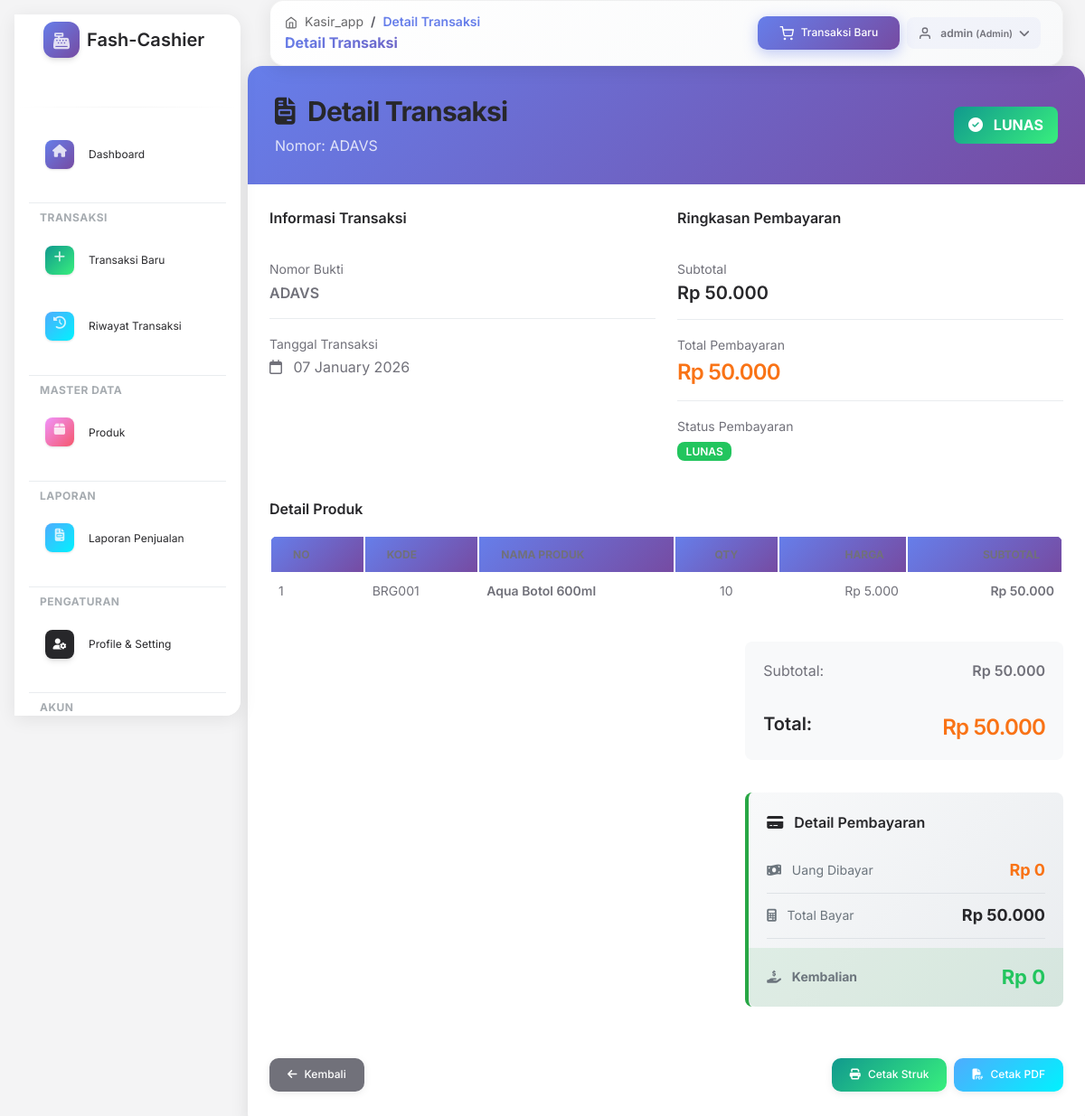
/admin/detail_transaksi.php?id=15 (signed in), run on the app's committed database.
### tables this page shows
CREATE TABLE `transaksi` (
  `id` int(11) NOT NULL,
  `nomor_bukti` varchar(30) NOT NULL,
  `tanggal` date NOT NULL,
  `total_bayar` int(11) NOT NULL,
  `diskon` decimal(10,2) DEFAULT 0.00,
  `uang_bayar` decimal(10,2) DEFAULT 0.00,
  `kembalian` decimal(10,2) DEFAULT 0.00,
  `status_bayar` enum('BELUM LUNAS','LUNAS') DEFAULT 'BELUM LUNAS'
);

CREATE TABLE `detail_transaksi` (
  `id` int(11) NOT NULL,
  `transaksi_id` int(11) NOT NULL,
  `produk_id` int(11) NOT NULL,
  `qty` int(11) NOT NULL,
  `harga` int(11) NOT NULL,
  `subtotal` int(11) NOT NULL
);

CREATE TABLE `produk` (
  `id` int(11) NOT NULL,
  `kode_barang` varchar(20) NOT NULL,
  `nama_produk` varchar(100) NOT NULL,
  `kategori_id` int(11) NOT NULL,
  `harga` int(11) NOT NULL,
  `foto` varchar(255) DEFAULT NULL
);

### admin/detail_transaksi.php (the view, shortened to what this page needs)
<?php
require_once '../lib/auth.php';
$id = isset($_GET['id']) ? intval($_GET['id']) : 0;
$query_transaksi = "SELECT * FROM transaksi WHERE id = $id";
$result_transaksi = mysqli_query($conn, $query_transaksi);
$transaksi = mysqli_fetch_assoc($result_transaksi);
$query_detail = "SELECT
                    dt.*,
                    p.nama_produk,
                    p.kode_barang
                 FROM detail_transaksi dt
                 JOIN produk p ON dt.produk_id = p.id
                 WHERE dt.transaksi_id = $id";
$result_detail = mysqli_query($conn, $query_detail);
$diskon = $transaksi['diskon'] ?? 0;
$uang_bayar = $transaksi['uang_bayar'] ?? 0;
$kembalian = $transaksi['kembalian'] ?? 0;
$total_setelah_diskon = $transaksi['total_bayar'] - $diskon;
$THEME = 'soft-ui';
?>
<?php include '../views/'.$THEME.'/header.php'; ?>
<?php include '../views/'.$THEME.'/sidebar.php'; ?>
<?php include '../views/'.$THEME.'/topnav.php'; ?>
<div class="row">
    <div class="col-12">
        <div class="card invoice-card">
            <div class="invoice-header">
                <div class="row align-items-center">
                    <div class="col-md-6">
                        <h3 class="mb-1">
                            <i class="fas fa-file-invoice me-2"></i>
                            Detail Transaksi
                        </h3>
                        <p class="mb-0 opacity-8">Nomor: <?= htmlspecialchars($transaksi['nomor_bukti']); ?></p>
                    </div>
                    <div class="col-md-6 text-end">
                        <div class="status-badge <?= $transaksi['status_bayar'] == 'LUNAS' ? 'status-lunas' : 'status-belum'; ?>">
                            <i class="fas fa-<?= $transaksi['status_bayar'] == 'LUNAS' ? 'check-circle' : 'clock'; ?> me-2"></i>
                            <?= $transaksi['status_bayar']; ?>
                        </div>
                    </div>
                </div>
            </div>
            <div class="card-body p-4">
                <div class="row mb-4">
                    <div class="col-md-6">
                        <h6 class="mb-3">Informasi Transaksi</h6>
                        <div class="detail-row">
                            <small class="text-muted">Nomor Bukti</small>
                            <p class="mb-0 font-weight-bold"><?= htmlspecialchars($transaksi['nomor_bukti']); ?></p>
                        </div>
                        <div class="detail-row">
                            <small class="text-muted">Tanggal Transaksi</small>
                            <p class="mb-0">
                                <i class="far fa-calendar me-2"></i>
                                <?= $transaksi['tanggal'] != '0000-00-00' ? date('d F Y', strtotime($transaksi['tanggal'])) : '-'; ?>
                            </p>
                        </div>
                    </div>
                    <div class="col-md-6">
                        <h6 class="mb-3">Ringkasan Pembayaran</h6>
                        <div class="detail-row">
                            <small class="text-muted">Subtotal</small>
                            <h5 class="mb-0">Rp <?= number_format($transaksi['total_bayar'], 0, ',', '.'); ?></h5>
                        </div>
                        <div class="detail-row">
                            <small class="text-muted">Total Pembayaran</small>
                            <h4 class="mb-0 text-primary">Rp <?= number_format($total_setelah_diskon, 0, ',', '.'); ?></h4>
                        </div>
                        <div class="detail-row">
                            <small class="text-muted">Status Pembayaran</small>
                            <p class="mb-0">
                                <span class="badge <?= $transaksi['status_bayar'] == 'LUNAS' ? 'bg-success' : 'bg-warning'; ?>">
                                    <?= $transaksi['status_bayar']; ?>
                                </span>
                            </p>
                        </div>
                    </div>
                </div>
                <h6 class="mb-3">Detail Produk</h6>
                <div class="table-responsive">
                    <table class="table table-hover align-items-center">
                        <thead style="background: #f8f9fa;">
                            <tr>
                                <th class="text-uppercase text-secondary text-xs font-weight-bolder">No</th>
                                <th class="text-uppercase text-secondary text-xs font-weight-bolder">Kode</th>
                                <th class="text-uppercase text-secondary text-xs font-weight-bolder">Nama Produk</th>
                                <th class="text-uppercase text-secondary text-xs font-weight-bolder text-center">Qty</th>
                                <th class="text-uppercase text-secondary text-xs font-weight-bolder text-end">Harga</th>
                                <th class="text-uppercase text-secondary text-xs font-weight-bolder text-end">Subtotal</th>
                            </tr>
                        </thead>
                        <tbody>
                            <?php
                            $no = 1;
                            $total = 0;
                            while($detail = mysqli_fetch_assoc($result_detail)):
                                $total += $detail['subtotal'];
                            ?>
                            <tr>
                                <td class="text-sm"><?= $no++; ?></td>
                                <td class="text-sm"><?= htmlspecialchars($detail['kode_barang']); ?></td>
                                <td class="text-sm font-weight-bold"><?= htmlspecialchars($detail['nama_produk']); ?></td>
                                <td class="text-sm text-center"><?= $detail['qty']; ?></td>
                                <td class="text-sm text-end">Rp <?= number_format($detail['harga'], 0, ',', '.'); ?></td>
                                <td class="text-sm text-end font-weight-bold">Rp <?= number_format($detail['subtotal'], 0, ',', '.'); ?></td>
                            </tr>
                            <?php endwhile; ?>
                        </tbody>
                    </table>
                </div>
                <div class="row justify-content-end">
                    <div class="col-md-5">
                        <div class="total-section">
                            <div class="d-flex justify-content-between mb-2">
                                <span class="text-muted">Subtotal:</span>
                                <span class="font-weight-bold">Rp <?= number_format($total, 0, ',', '.'); ?></span>
                            </div>
                            <hr>
                            <div class="d-flex justify-content-between">
                                <h5 class="mb-0">Total:</h5>
                                <h4 class="mb-0 text-primary">Rp <?= number_format($total_setelah_diskon, 0, ',', '.'); ?></h4>
                            </div>
                        </div>
                    </div>
                </div>
                <div class="row justify-content-end mt-3">
                    <div class="col-md-5">
                        <div class="payment-highlight">
                            <h6 class="mb-3">
                                <i class="fas fa-credit-card me-2"></i>
                                Detail Pembayaran
                            </h6>
                            <div class="payment-item">
                                <span class="payment-label">
                                    <i class="fas fa-money-bill-wave me-2"></i>
                                    Uang Dibayar
                                </span>
                                <span class="payment-value text-primary">
                                    Rp <?= number_format($uang_bayar, 0, ',', '.'); ?>
                                </span>
                            </div>
                            <div class="payment-item">
                                <span class="payment-label">
                                    <i class="fas fa-calculator me-2"></i>
                                    Total Bayar
                                </span>
                                <span class="payment-value text-dark">
                                    Rp <?= number_format($total_setelah_diskon, 0, ',', '.'); ?>
                                </span>
                            </div>
                            <div class="payment-item" style="background: rgba(40, 167, 69, 0.1); margin: 10px -20px -20px; padding: 15px 20px; border-radius: 0 0 8px 8px;">
                                <span class="payment-label">
                                    <i class="fas fa-hand-holding-usd me-2"></i>
                                    <strong>Kembalian</strong>
                                </span>
                                <span class="payment-value text-success" style="font-size: 22px;">
                                    Rp <?= number_format($kembalian, 0, ',', '.'); ?>
                                </span>
                            </div>
                        </div>
                    </div>
                </div>
                <div class="row mt-4">
                    <div class="col-12">
                        <hr>
                        <div class="d-flex gap-2 justify-content-between flex-wrap">
                            <a href="laporan_penjualan.php" class="btn btn-secondary btn-action">
                                <i class="fas fa-arrow-left me-2"></i>Kembali
                            </a>
                            <div class="d-flex gap-2">
                                <a href="../transaksi/invoice.php?id=<?= $id; ?>" target="_blank" class="btn btn-success btn-action">
                                    <i class="fas fa-print me-2"></i>Cetak Struk
                                </a>
                                <button onclick="window.print()" class="btn btn-info btn-action">
                                    <i class="fas fa-file-pdf me-2"></i>Cetak PDF
                                </button>
                            </div>
                        </div>
                    </div>
                </div>
            </div>
        </div>
    </div>
</div>
<?php include '../views/'.$THEME.'/footer.php'; ?>

### views/soft-ui/header.php (style rules this page uses)
:root { --primary-gradient: linear-gradient(135deg, #667eea 0%, #764ba2 100%); --success-gradient: linear-gradient(135deg, #11998e 0%, #38ef7d 100%); --info-gradient: linear-gradient(135deg, #4facfe 0%, #00f2fe 100%); --warning-gradient: linear-gradient(135deg, #f093fb 0%, #f5576c 100%); --transition-slow: all 0.4s cubic-bezier(0.4, 0, 0.2, 1); --transition-fast: all 0.2s ease; --shadow-sm: 0 2px 8px rgba(0,0,0,0.08); --shadow-md: 0 4px 16px rgba(0,0,0,0.12); --shadow-lg: 0 8px 32px rgba(0,0,0,0.15); --shadow-xl: 0 20px 40px rgba(0,0,0,0.2); }
body { font-family: 'Inter', -apple-system, BlinkMacSystemFont, 'Segoe UI', Roboto, 'Helvetica Neue', Arial, sans-serif; transition: var(--transition-slow); overflow-x: hidden; background-color: #f8f9fa !important; }
body.g-sidenav-show { animation: fadeIn 0.5s ease-out; }
.card { border: none; border-radius: 16px !important; box-shadow: var(--shadow-md); transition: var(--transition-slow); overflow: hidden; }
.table-responsive { scrollbar-width: thin; scrollbar-color: #667eea #f1f1f1; }
.btn { border-radius: 10px !important; transition: var(--transition-slow); text-transform: capitalize; font-weight: 500; padding: 0.625rem 1.5rem; box-shadow: var(--shadow-sm); }
.btn-success { background: var(--success-gradient) !important; border: none !important; }
.btn-info { background: var(--info-gradient) !important; border: none !important; }
.table { border-radius: 12px; overflow: hidden; }
.table thead th { background: var(--primary-gradient); color: white; font-weight: 600; border: none; }
.table tbody tr { transition: var(--transition-fast); }
.badge { border-radius: 8px !important; padding: 0.4em 0.8em !important; font-weight: 600; }
a { transition: var(--transition-fast); text-decoration: none; }

### admin/detail_transaksi.php (style rules this page uses)
.invoice-card { background: white; border-radius: 12px; box-shadow: 0 5px 20px rgba(0,0,0,0.1); }
.invoice-header { background: linear-gradient(135deg, #667eea 0%, #764ba2 100%); color: white; padding: 30px; border-radius: 12px 12px 0 0; }
.status-badge { padding: 8px 16px; border-radius: 8px; font-weight: bold; display: inline-block; }
.status-lunas { background: linear-gradient(135deg, #11998e 0%, #38ef7d 100%); color: white; }
.detail-row { padding: 15px 0; border-bottom: 1px solid #e9ecef; }
.detail-row:last-child { border-bottom: none; }
.total-section { background: #f8f9fa; padding: 20px; border-radius: 8px; margin-top: 20px; }
.payment-highlight { background: linear-gradient(135deg, #f8f9fa 0%, #e9ecef 100%); border-left: 4px solid #28a745; padding: 20px; border-radius: 8px; margin-top: 20px; }
.payment-item { display: flex; justify-content: space-between; align-items: center; padding: 10px 0; border-bottom: 1px solid #dee2e6; }
.payment-item:last-child { border-bottom: none; }
.payment-label { color: #6c757d; font-size: 14px; }
.payment-value { font-weight: bold; font-size: 18px; }
.btn-action { padding: 10px 20px; border-radius: 8px; border: none; font-weight: 500; transition: all 0.3s ease; }

### data on the page
transaksi: nomor_bukti "ADAVS", status_bayar "LUNAS", tanggal "07 January 2026", total_bayar "50.000", total_setelah_diskon "50.000", uang_bayar "0", kembalian "0"
detail_transaksi: produk.kode_barang "BRG001", produk.nama_produk "Aqua Botol 600ml", qty "10", harga "5.000", subtotal "50.000"

### other printed values
$page_title "Detail Transaksi"
$_SESSION['username'] "admin"
$_SESSION['role'] "Admin"
$total "50.000"
